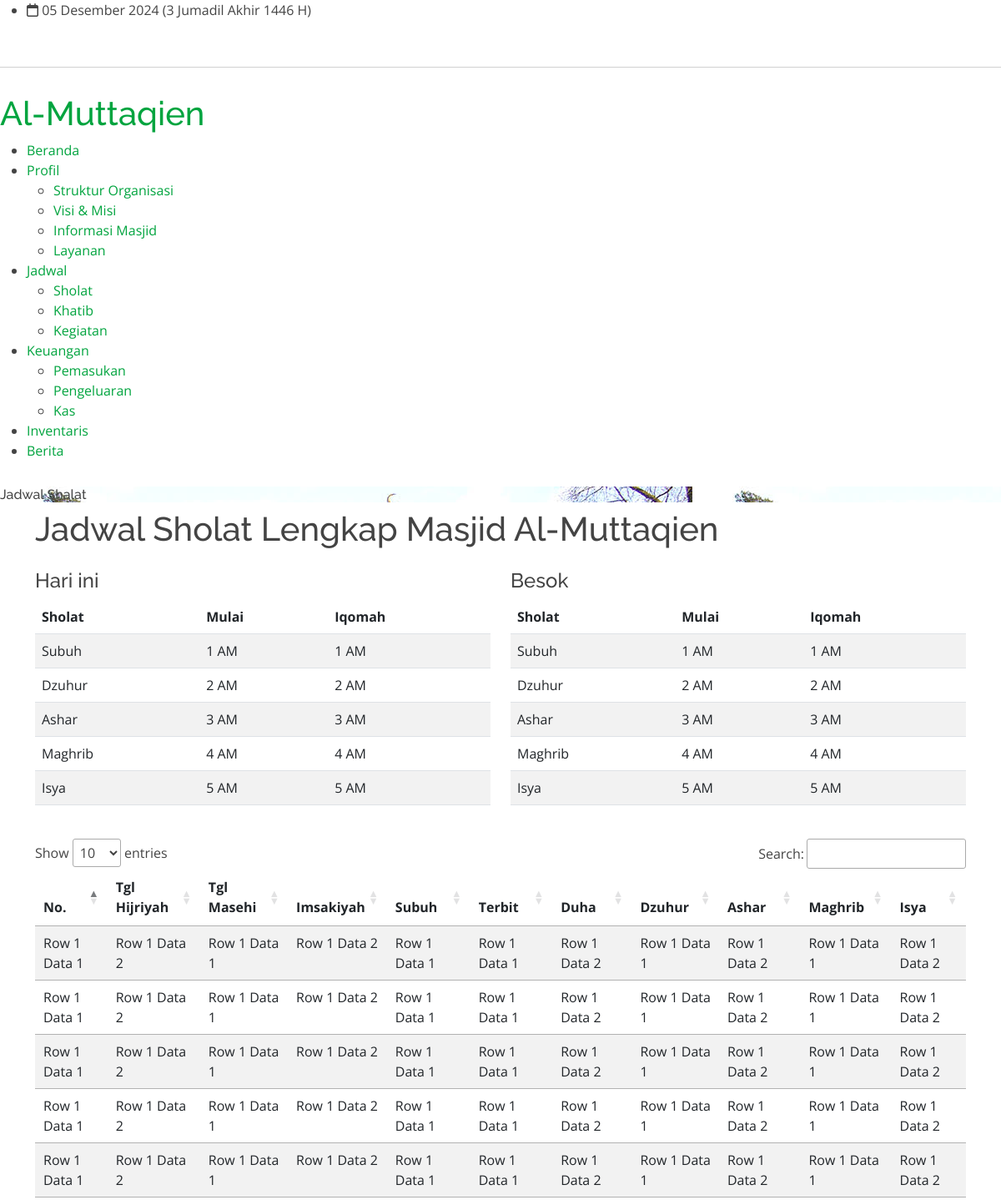
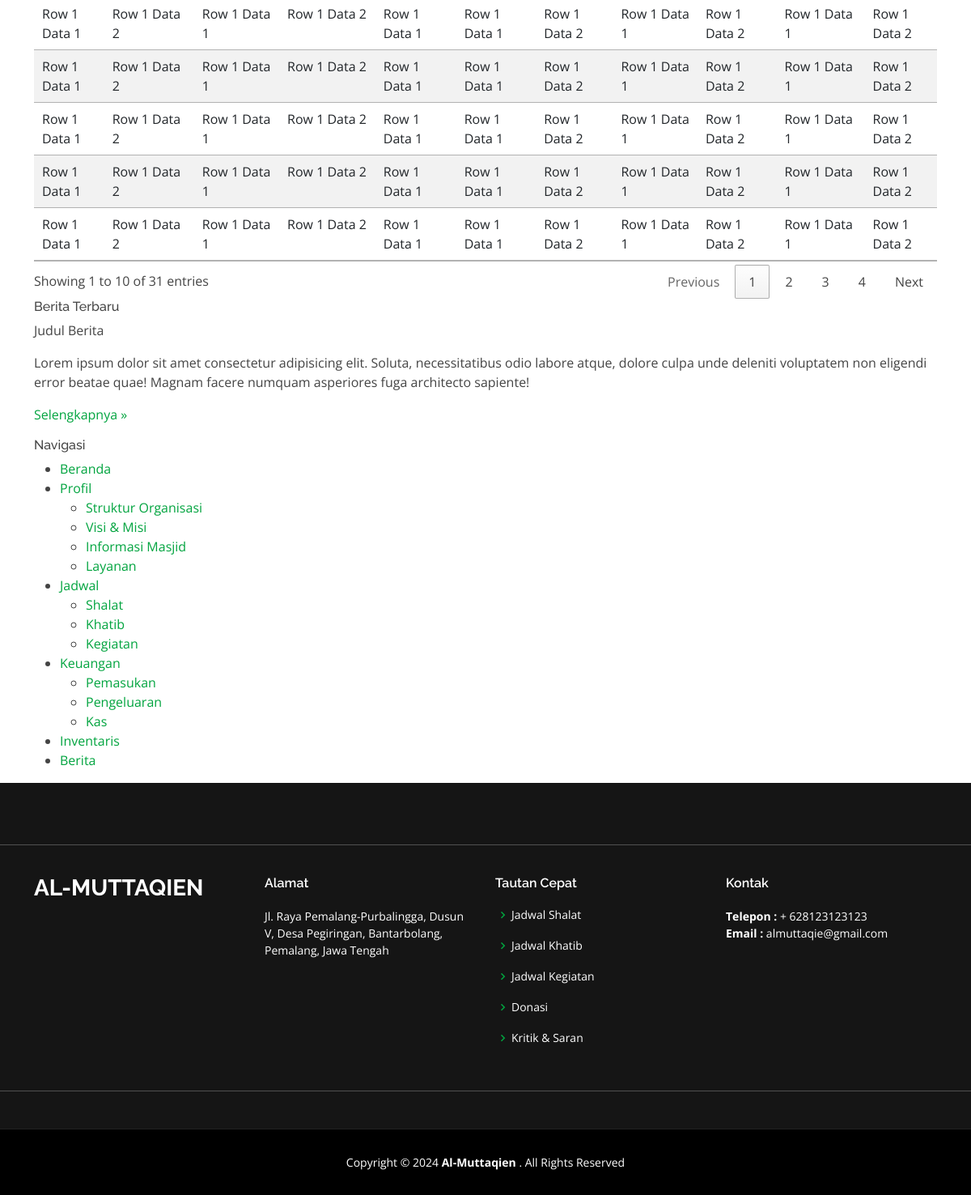
The page /jadwal_sholat.php on the database its author committed (2 pictures, top to bottom).
### tables this page shows
CREATE TABLE `profil`  (
  `id_profil` int(11) NOT NULL AUTO_INCREMENT,
  `nama_masjid` varchar(255) NULL DEFAULT NULL,
  `tentang` varchar(255) NULL DEFAULT NULL,
  `alamat` varchar(255) NULL DEFAULT NULL,
  `telepon` varchar(255) NULL DEFAULT NULL,
  `email` varchar(255) NULL DEFAULT NULL,
  `latitude` varchar(255) NULL DEFAULT NULL,
  `longitude` varchar(255) NULL DEFAULT NULL,
  PRIMARY KEY (`id_profil`) USING BTREE
);

### lib/tgl.php (called while the page is built)
<?php
function tgl_indo($tanggal)
{
    $bulan = array(
        1 => 'Januari',
        'Februari',
        'Maret',
        'April',
        'Mei',
        'Juni',
        'Juli',
        'Agustus',
        'September',
        'Oktober',
        'November',
        'Desember'
    );
    $pecahkan = explode('-', $tanggal);
    return $pecahkan[2] . ' ' . $bulan[(int) $pecahkan[1]] . ' ' . $pecahkan[0];
}
?>

### lib/hijri.php (called while the page is built, shortened)
<?php
function toHijriah($tanggal)
{
    $array_month = array("Muharram", "Safar", "Rabiul Awwal", "Rabiul Akhir", "Jumadil Awwal", "Jumadil Akhir", "Rajab", "Sya'ban", "Ramadhan", "Syawwal", "Zulqaidah", "Zulhijjah");
    $date = intval(substr($tanggal, 8, 2));
    $month = intval(substr($tanggal, 5, 2));
    $year = intval(substr($tanggal, 0, 4));
    if (($year > 1582) || (($year == "1582") && ($month > 10)) || (($year == "1582") && ($month == "10") && ($date > 14))) {
        $jd = intval((1461 * ($year + 4800 + intval(($month - 14) / 12))) / 4) +
            intval((367 * ($month - 2 - 12 * (intval(($month - 14) / 12)))) / 12) -
            intval((3 * (intval(($year + 4900 + intval(($month - 14) / 12)) / 100))) / 4) +
            $date - 32075;
    } else {
        $jd = 367 * $year - intval((7 * ($year + 5001 + intval(($month - 9) / 7))) / 4) +
            intval((275 * $month) / 9) + $date + 1729777;
    }
    $l = $jd - 1948440 + 10632;
    $n = intval(($l - 1) / 10631);
    $l = $l - 10631 * $n + 354;
    $z = (intval((10985 - $l) / 5316)) * (intval((50 * $l) / 17719)) + (intval($l / 5670)) * (intval((43 * $l) / 15238));
    $l = $l - (intval((30 - $z) / 15)) * (intval((17719 * $z) / 50)) - (intval($z / 16)) * (intval((15238 * $z) / 43)) + 29;
    $m = intval((24 * $l) / 709);
    $d = $l - intval((709 * $m) / 24);
    $y = 30 * $n + $z - 30;
    $g = $m - 1;
    $hijriah = "$d $array_month[$g] $y H";
    return $hijriah;
}
?>

### partials/top.php (the view)
<div class="wrapper row0">
  <div id="topbar" class="hoc clear">
    <div class="fl_left">
      <ul class="nospace">
        <li><i class="far fa-calendar rgtspace-5"></i> <?php echo tgl_indo(date('Y-m-d')) ?> (<?php echo toHijriah(date('Y-m-d')); ?>)</li>
      </ul>
    </div>
    <br>
    <hr>
  </div>
</div>
<div class="wrapper row1">
  <header id="header" class="hoc clear">
    <div id="logo" class="fl_left">
      <h1><a href="index.html"><?php echo $rowProfile['nama_masjid']; ?></a></h1>
    </div>
    <nav id="mainav" class="fl_right">
      <ul class="clear">
        <li>
          <a href="index.php">Beranda</a>
        </li>
        <li>
          <a class="drop" href="#">Profil</a>
          <ul>
            <li><a href="struktur.php">Struktur Organisasi</a></li>
            <li><a href="visi_misi.php">Visi & Misi</a></li>
            <li><a href="informasi.php">Informasi Masjid</a></li>
            <li><a href="pages/gallery.html">Layanan</a></li>
          </ul>
        </li>
        <li>
          <a class="drop" href="#">Jadwal</a>
          <ul>
            <li><a href="jadwal_sholat.php">Sholat</a></li>
            <li><a href="jadwal_khatib.php">Khatib</a></li>
            <li><a href="jadwal_kegiatan.php">Kegiatan</a></li>
          </ul>
        </li>
        <li>
          <a class="drop" href="#">Keuangan</a>
          <ul>
            <li><a href="pemasukan.php">Pemasukan</a></li>
            <li><a href="pengeluaran.php">Pengeluaran</a></li>
            <li><a href="kas.php">Kas</a></li>
          </ul>
        </li>
        <li><a href="inventaris.php">Inventaris</a></li>
        <li><a href="berita.php">Berita</a></li>
      </ul>
    </nav>
  </header>
</div>

### partials/footer.php (shortened to what this page needs)
<footer id="footer">
  <div class="footer-top">
    <hr>
    <br>
    <div class="container">
      <div class="row">
        <div class="col-lg-3 col-md-6">
          <div class="footer-info">
            <h3>
              <?php echo $rowProfile['nama_masjid']; ?>
            </h3>
          </div>
        </div>
        <div class="col-lg-3 col-md-6 footer-links">
          <h4>Alamat</h4>
          <p>
            <?php echo $rowProfile['alamat']; ?>
          </p>
        </div>
        <div class="col-lg-3 col-md-6 footer-links">
          <h4>Tautan Cepat</h4>
          <ul>
            <li><i class="bx bx-chevron-right"></i> <a href="jadwal_shalat.php">Jadwal Shalat</a></li>
            <li><i class="bx bx-chevron-right"></i> <a href="jadwal_khatib.php">Jadwal Khatib </a></li>
            <li><i class="bx bx-chevron-right"></i> <a href="jadwal_kegiatan.php">Jadwal Kegiatan</a></li>
            <li><i class="bx bx-chevron-right"></i> <a href="donasi.php">Donasi</a></li>
            <li><i class="bx bx-chevron-right"></i> <a href="kritik.php">Kritik & Saran</a></li>
          </ul>
        </div>
        <div class="col-lg-3 col-md-6 footer-newsletter">
          <h4>Kontak</h4>
          <p>
            <strong>Telepon :</strong> +
            <?php echo $rowProfile['telepon']; ?><br>
            <strong>Email :</strong>
            <?php echo $rowProfile['email']; ?><br>
          </p>
        </div>
      </div>
    </div>
    <hr>
  </div>
  <div class="container">
    <div class="copyright">
      Copyright &copy;
      <?php echo date('Y'); ?> <strong><span>
          <?php echo $rowProfile['nama_masjid']; ?>
        </span></strong>. All Rights Reserved
    </div>
  </div>
</footer>
<?php include 'partials/foot.php'; ?>

### assets/css/style.css (style rules this page uses)
a { color: #02A43F; text-decoration: none; }
h1, h2, h3, h4, h5, h6 { font-family: "Raleway", sans-serif; }
#header { transition: all 0.5s; z-index: 997; padding: 15px 0; }
#footer { background: black; padding: 0 0 30px 0; color: #fff; font-size: 14px; }
#footer .footer-top { background: #151515; border-bottom: 1px solid #222222; padding: 60px 0 30px 0; }
#footer .footer-top .footer-info { margin-bottom: 30px; }
#footer .footer-top .footer-info h3 { font-size: 28px; margin: 0 0 20px 0; padding: 2px 0 2px 0; line-height: 1; font-weight: 700; text-transform: uppercase; }
#footer .footer-top h4 { font-size: 16px; font-weight: 600; color: #fff; position: relative; padding-bottom: 12px; }
#footer .footer-top .footer-links { margin-bottom: 30px; }
#footer .footer-top .footer-links ul { list-style: none; padding: 0; margin: 0; }
#footer .footer-top .footer-links ul i { padding-right: 2px; color: #02A43F; font-size: 18px; line-height: 1; }
#footer .footer-top .footer-links ul li { padding: 10px 0; display: flex; align-items: center; }
#footer .footer-top .footer-links ul li:first-child { padding-top: 0; }
#footer .footer-top .footer-links ul a { color: #fff; transition: 0.3s; display: inline-block; line-height: 1; }
#footer .copyright { text-align: center; padding-top: 30px; }

### rows shown on the page
profil: nama_masjid "Al-Muttaqien", nama_masjid "AL-MUTTAQIEN", alamat "Jl. Raya Pemalang-Purbalingga, Dusun V, Desa Pegiringan, Bantarbolang, Pemalang, Jawa Tengah", telepon "628123123123", email "almuttaqie@gmail.com"
